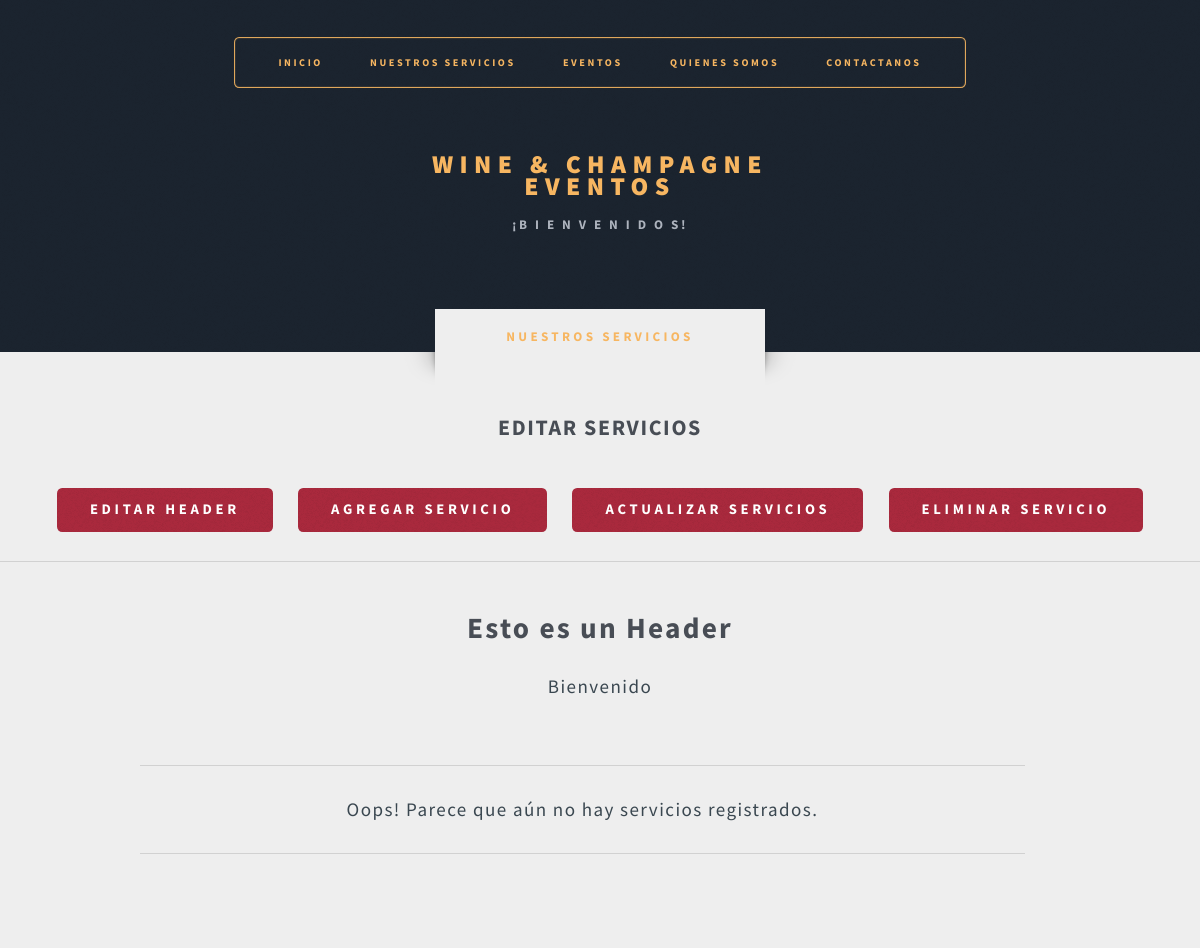
Page /ServiciosAd.php (upper part) on the earlier database version.
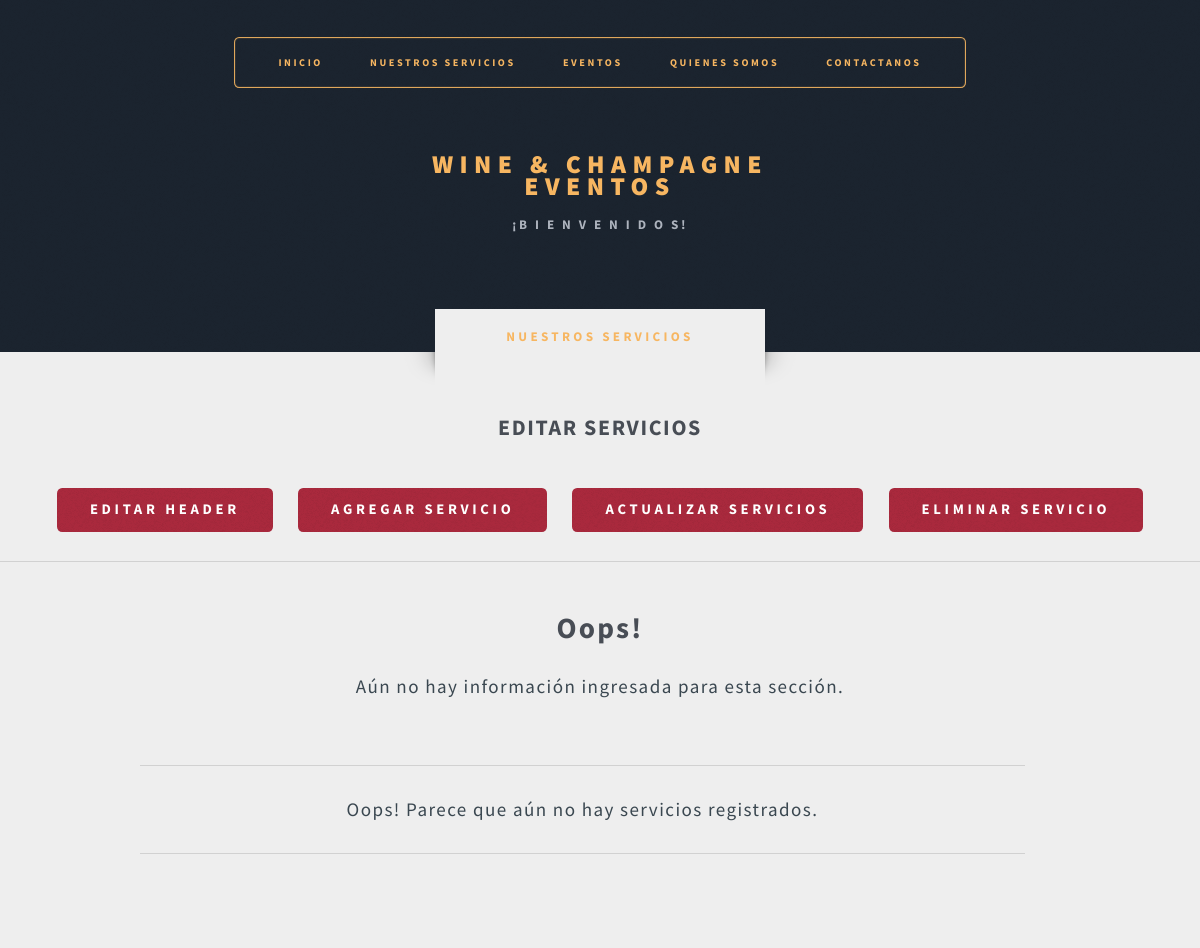
Same page on the later database version.
### tables this page shows
CREATE TABLE `infoservicios` (
  `idEmpresa` int(11) NOT NULL,
  `HeaderTitulo` varchar(50) DEFAULT NULL,
  `DescripcionHeader` varchar(200) DEFAULT NULL
);

### class/servicios.php (the view, shortened to what this page needs)
<?php
class Servicio
{
    public function GenerarHeaderServicios($titulo_header,$descrip_header)
    {
        echo "<header class='style1'>
        <h2>$titulo_header</h2>
        <p>$descrip_header</p>
        </header>";
    }
}

### ServiciosAd.php (shortened to what this page needs)
<!DOCTYPE HTML>
<html>
<head>
    <link rel="stylesheet" href="assets/css/main.css?<?php echo time().".0"; ?>" media="all" />
</head>
<body class="no-sidebar is-preload">
    <div id="page-wrapper">
        <section id="header" class="wrapper">
            <div id="logo">
                <h1><a href="indexAdmin.php">WINE & CHAMPAGNE<br>EVENTOS</a></h1>
                <p>¡B I E N V E N I D O S!</p>
            </div>
            <nav id="nav">
                <ul>
                    <li><a href="indexAdmin.php">INICIO</a></li>
                    <li>
                        <a href="ServiciosAd.php">NUESTROS SERVICIOS</a>
                    </li>
                    <li><a href="BaseEventos.html">EVENTOS</a></li>
                    <li><a href="Base.html">QUIENES SOMOS</a></li>
                    <li class="current"><a href="Base.html">CONTACTANOS</a></li>
                </ul>
            </nav>
        </section>
        <?php
			require 'class/servicios.php';
            $Servicios = new Servicio();
			$Base = new mysqli('localhost','root','','mydb',3307);
            $Base -> set_charset("utf8");
		?>
        <div id='main' class='wrapper style2'>
            <div class='title'>NUESTROS SERVICIOS</div>
            <div class="col-12">
                <header class="style2">
                    <h2>EDITAR SERVICIOS</h2>
                </header>
                <ul class="actions special">
                    <form id="servicesbtn" name="servicesbtn">
                        <li>
                            <input type="submit" class="button special style5 large" value="Editar Header"
                                onclick="document.servicesbtn.action = 'EditarHeader.php';">
                        </li>
                        <li><input type="submit" class="button special style5 large " value="Agregar Servicio"
                                onclick="document.servicesbtn.action = 'AgregarServicios.php';" />
                        </li>
                        <li><input type="submit" class="button special style5 large" value="Actualizar Servicios"
                                onclick="document.servicesbtn.action = 'ActualizarServicios.php';" />
                        </li>
                        <li><input type="submit" class="button special style5 large" value="Eliminar Servicio"
                                onclick="document.servicesbtn.action = 'EliminarServicios.php';" />
                        </li>
                    </form>
                    <hr>
                </ul>
            </div>
            <div class='container'>
                <div id='content'>
                    <article class='box post'>
                    <br>
                        <?php
                        $HeaderC = "SELECT * FROM InfoServicios";
                        $HeaderR = $Base->query($HeaderC);
                        if($HeaderR->num_rows!=0)
                        {
                            if($HeaderR)
                            {
                                $fila = $HeaderR->fetch_assoc();
                                $Servicios -> GenerarHeaderServicios($fila['HeaderTitulo'],$fila['DescripcionHeader']);
                            }
                        }
                        else
                        {
                            $Servicios -> GenerarHeaderServicios('Oops!','Aún no hay información ingresada para esta sección.');
                        }
		                ?>
                        <div class='feature-list'>
                            <div class='row'>
                                <?php
                                $Consulta = "Select * from Servicios order by Nombre asc";
                                $Ejecucion = $Base->query($Consulta);
                                if($Ejecucion->num_rows!=0)
                                {
                                    if($Ejecucion)
                                    {
                                        while ($fila = $Ejecucion->fetch_assoc())
                                        {
                                            $Servicios -> ExtraerBase($fila);
		                            	    $Servicios -> GenerarServicio();
                                        }
                                    }
                                }
                                else
                                {
                                    echo "<header class='col-12 style1'><br><hr>";
                                    echo "<p>Oops! Parece que aún no hay servicios registrados.</p><hr></header>";
                                }
		                        ?>
                            </div>
                        </div>
                    </article>
                </div>
            </div>
        </div>
    </div>
</body>
</html>

Differences in the rows shown:
removed infoservicios: HeaderTitulo "Esto es un Header", DescripcionHeader "Bienvenido"
Other differences:
$titulo_header: (not shown) → "Oops!"
$descrip_header: (not shown) → "Aún no hay información ingresada para esta sección."
